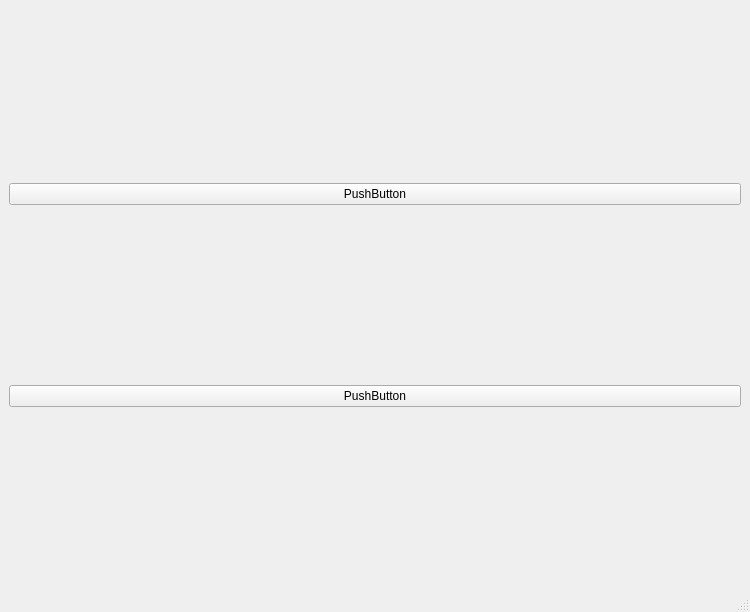
<?xml version="1.0" encoding="UTF-8"?>
<ui version="4.0">
 <class>MainWindow</class>
 <widget class="QMainWindow" name="MainWindow">
  <property name="geometry">
   <rect>
    <x>0</x>
    <y>0</y>
    <width>750</width>
    <height>612</height>
   </rect>
  </property>
  <property name="windowTitle">
   <string>MainWindow</string>
  </property>
  <widget class="QWidget" name="centralwidget">
   <layout class="QVBoxLayout" name="verticalLayout">
    <item>
     <widget class="QPushButton" name="pushButton">
      <property name="text">
       <string>PushButton</string>
      </property>
     </widget>
    </item>
    <item>
     <widget class="QPushButton" name="pushButton_2">
      <property name="text">
       <string>PushButton</string>
      </property>
     </widget>
    </item>
   </layout>
  </widget>
  <widget class="QMenuBar" name="menubar">
   <property name="geometry">
    <rect>
     <x>0</x>
     <y>0</y>
     <width>750</width>
     <height>23</height>
    </rect>
   </property>
  </widget>
  <widget class="QStatusBar" name="statusbar"/>
 </widget>
 <resources/>
 <connections/>
</ui>
